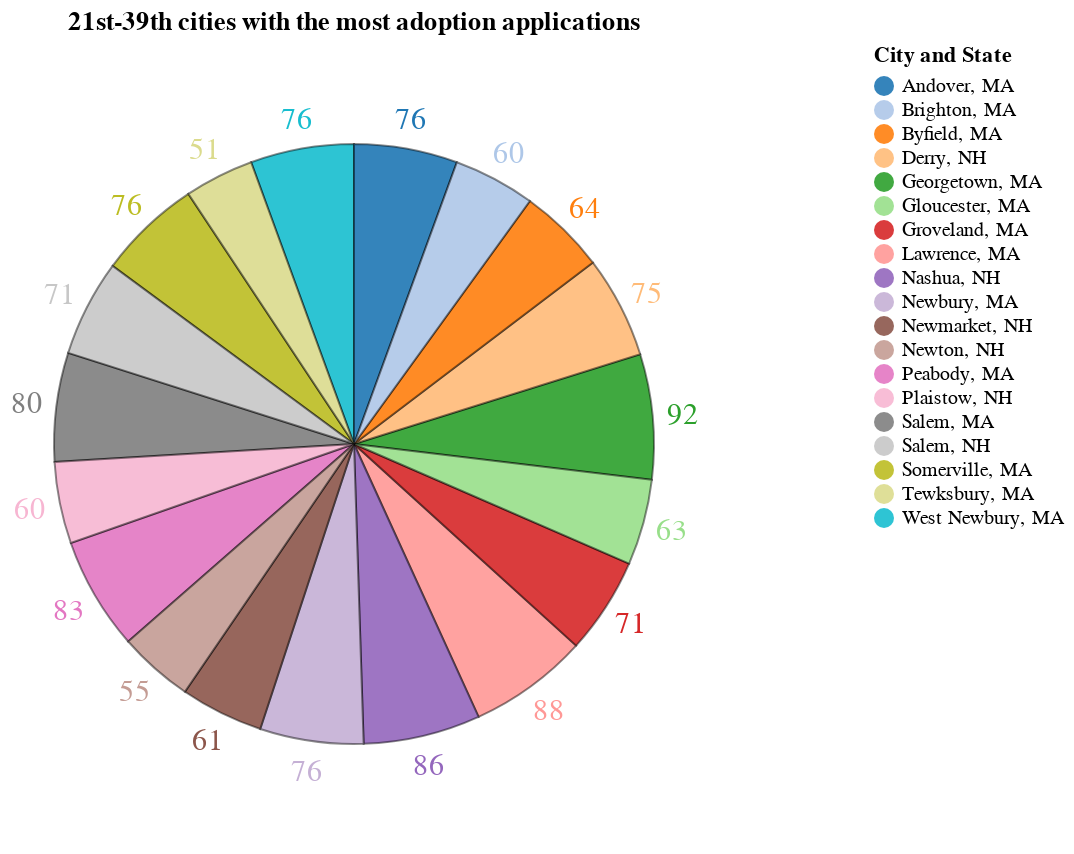

Write notebook code for a chart like this one.
### Code cell
alt_pie_chart(city_counts[20:39], "City and State", "Applications", "21st-39th cities with the most adoption applications")

### Figure 1 — Vega-Lite specification as saved in the notebook (floating-point values rounded to 4 significant figures)
{"config": {"view": {"continuousWidth": 300, "continuousHeight": 300}, "legend": {"offset": 250, "orient": "right", "symbolStrokeWidth": 0}}, "layer": [{"mark": {"type": "text", "radius": 165, "size": 15}, "encoding": {"color": {"field": "City and State", "scale": {"scheme": "category20"}, "type": "nominal"}, "text": {"field": "Applications", "type": "quantitative"}, "theta": {"field": "Applications", "stack": true, "type": "quantitative"}}, "title": "21st-39th cities with the most adoption applications"}, {"mark": {"type": "arc", "opacity": 0.9, "outerRadius": 150, "stroke": "black", "strokeOpacity": 0.5}, "encoding": {"color": {"field": "City and State", "scale": {"scheme": "category20"}, "type": "nominal"}, "theta": {"field": "Applications", "stack": true, "type": "quantitative"}}, "title": "21st-39th cities with the most adoption applications"}], "data": {"name": "data-052a6720ae78a6b416d4548477c2988a"}, "height": 400, "$schema": "https://vega.github.io/schema/vega-lite/v5.20.1.json", "datasets": {"data-052a6720ae78a6b416d4548477c2988a": [{"City and State": "Georgetown, MA", "Applications": 92}, {"City and State": "Lawrence, MA", "Applications": 88}, {"City and State": "Nashua, NH", "Applications": 86}, {"City and State": "Peabody, MA", "Applications": 83}, {"City and State": "Salem, MA", "Applications": 80}, {"City and State": "West Newbury, MA", "Applications": 76}, {"City and State": "Somerville, MA", "Applications": 76}, {"City and State": "Andover, MA", "Applications": 76}, {"City and State": "Newbury, MA", "Applications": 76}, {"City and State": "Derry, NH", "Applications": 75}, {"City and State": "Salem, NH", "Applications": 71}, {"City and State": "Groveland, MA", "Applications": 71}, {"City and State": "Byfield, MA", "Applications": 64}, {"City and State": "Gloucester, MA", "Applications": 63}, {"City and State": "Newmarket, NH", "Applications": 61}, {"City and State": "Plaistow, NH", "Applications": 60}, {"City and State": "Brighton, MA", "Applications": 60}, {"City and State": "Newton, NH", "Applications": 55}, {"City and State": "Tewksbury, MA", "Applications": 51}]}}
